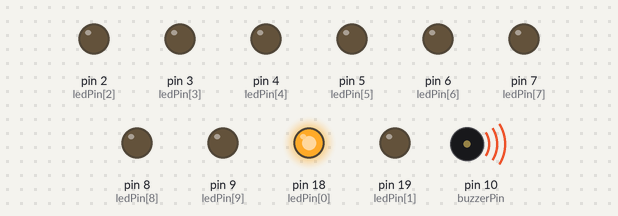
Simulated run of this sketch. Board: Arduino Uno, built with avr-gcc and run on an emulated ATmega328P. Shown: output pins drawn as LEDs (lit = HIGH), buzzer (waves = sounding).

Above: at 0.15 s.
At 0.81 s:
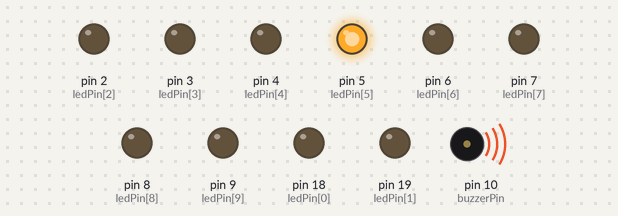
At 17.45 s:
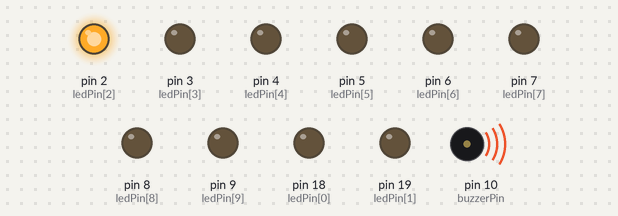
At 19.74 s:
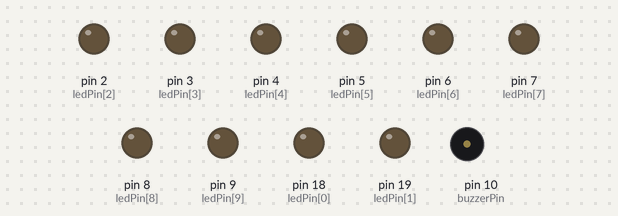
At 39.64 s:
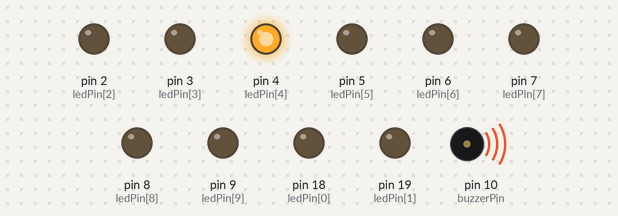
Timing chart, 0 to 40.0 s (numbered marks = the images above):
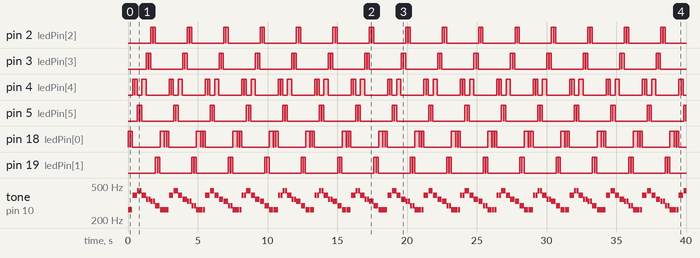

The sketch:

Balkenanzeige_mit_Buzzer.ino
```cpp
// (licence header left out)
int buzzerPin = 10;

int tempo = 150;

int ledPin[] = {18,19,2,3,4,5,6,7,8,9};

int notes[] = {262,294,330,349,392,440,494,523,587,659};

int tunelength = 14;

int tune[] = {0,0,4,4,5,5,4,3,3,2,2,1,1,0};

int beats[] = {1, 1, 1, 1, 1, 1, 2, 1, 1, 1, 1, 1, 1, 2};

void setup(){
             for (int i =0;i<10;i++){
                  pinMode(ledPin[i], OUTPUT);
                 }
             pinMode(buzzerPin, OUTPUT);
            }

void loop(){
            for (int i =0; i<tunelength; i++){
                 tone(buzzerPin, notes[tune[i]], beats[i]*tempo);
                 digitalWrite(ledPin[tune[i]], HIGH);
                 delay(beats[i]*tempo);
                 digitalWrite(ledPin[tune[i]], LOW);
                 delay(tempo/10);
                }
          }
```

Measured:
- by itself, pin 4 (ledPin[4]): repeats every 2.6 s: LOW 0.02 s, HIGH 0.15 s, LOW 0.35 s, HIGH 0.30 s, LOW 1.7 s, HIGH 0.15 s
- by itself, pin 18 (ledPin[0]): repeats every 2.6 s: LOW 0.02 s, HIGH 0.15 s, LOW 2.0 s, HIGH 0.30 s, LOW 0.02 s, HIGH 0.15 s
- by itself, pin 2 (ledPin[2]), pin 3 (ledPin[3]), pin 5 (ledPin[5]), pin 19 (ledPin[1]): repeats every 2.6 s: LOW 0.02 s, HIGH 0.15 s, LOW 2.3 s, HIGH 0.15 s
- by itself, tone on pin 10 (buzzerPin): plays 262 Hz for 0.15 s, 262 Hz for 0.15 s, 392 Hz for 0.15 s, 392 Hz for 0.15 s, 440 Hz for 0.15 s, 440 Hz for 0.15 s … (216 notes in this stretch)
